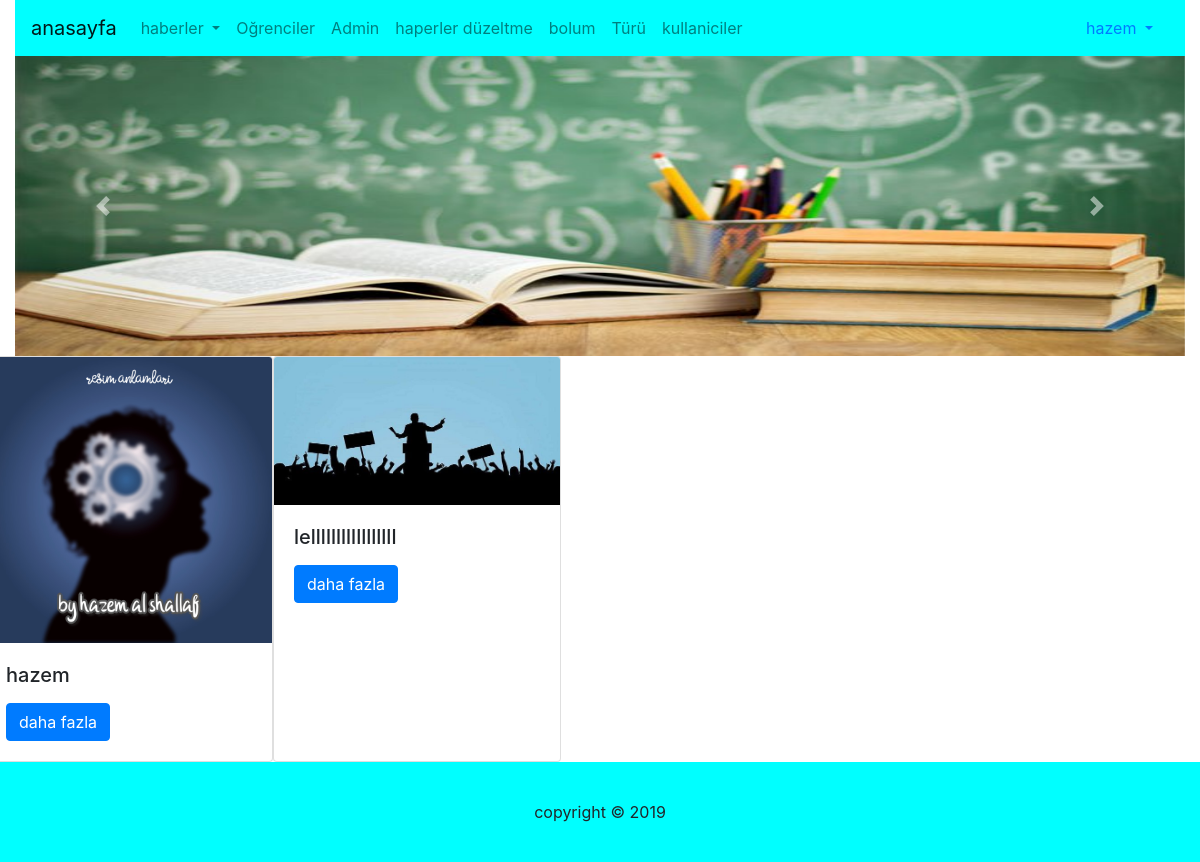
/tur.php?kullaniciadi=hazem&turad=1 (signed in), run on the app's committed database.
### tables this page shows
CREATE TABLE `kullanici` (
  `TC_NO` int(11) NOT NULL,
  `KULLANICI_ADI` varchar(50) NOT NULL,
  `SIFRE` varchar(50) NOT NULL,
  `E_POSTA` varchar(50) NOT NULL,
  `ADI` varchar(20) NOT NULL,
  `SOYADI` varchar(20) NOT NULL,
  `TELEFON` varchar(12) NOT NULL
);

CREATE TABLE `haber` (
  `HABER_ID` int(11) NOT NULL,
  `unvan` varchar(50) NOT NULL,
  `HABER_ADI` varchar(10000) NOT NULL,
  `TC_NO` int(11) DEFAULT NULL,
  `OGRENCI_NO` int(11) DEFAULT NULL,
  `TURU_ID` int(11) NOT NULL,
  `RESIM_ID` varchar(1024) DEFAULT NULL
);

### tur.php (the view, shortened to what this page needs)
<?php include("header.php"); ?>
<?php include("adminustMenu.php"); ?>
<?php include("slider.php"); ?>
<?php
	$kuladi = $_GET["kullaniciadi"];
	$turad = $_GET["turad"];
	echo'<div class="row">';
	$sql = mysql_query("select
				 HABER_ID,HABER_ADI,TURU_ID,RESIM_ID,unvan
			from haber where TURU_ID = $turad ");
			while($dizi = mysql_fetch_array($sql))
				{
		echo '
		<div class="card" style="width: 18rem;">
  <img src="resimler/'.$dizi["RESIM_ID"].'" class="card-img-top" alt="Card image cap">
  <div class="card-body">
    <h5 class="card-title">'.$dizi["unvan"].'</h5>
	<input type="hidden"  name="haberid" value="'.$dizi["HABER_ID"].'">';
	$haberid = $dizi["HABER_ID"];
    echo '<p class="card-text"></p>
    <a href="adminanahaber.php?kullaniciadi='.$kuladi.'&haberid='.$haberid.'" class="btn btn-primary stretched-link">daha fazla</a>
  </div>
</div>';
		}
		echo'</div>';?>
<?php include("footer.php"); ?>

### adminustMenu.php (shortened to what this page needs)
<div class="container-fluid" >
	<div class="row">
		<div class="col-12">
		<?php
		$kuladi = $_GET["kullaniciadi"];
				$sql1 = mysql_query("select
				*
			from kullanici where KULLANICI_ADI='$kuladi'");
			while($diz = mysql_fetch_array($sql1))
				{
				echo '<nav class="navbar navbar-expand-lg navbar-light" style="background-color:aqua;">
				<a class="navbar-brand" href="admin.php?kullaniciadi='.$kuladi.'">anasayfa</a>
				<button class="navbar-toggler" type="button" data-toggle="collapse" data-target="#navbarNavDropdown" aria-controls="navbarNavDropdown" aria-expanded="false" aria-label="Toggle navigation">
					<span class="navbar-toggler-icon"></span>
				</button>
				<div class="collapse navbar-collapse" id="navbarNavDropdown">
					<ul class="navbar-nav">
						<li class="nav-item dropdown">
							<a class="nav-link dropdown-toggle" href="#" id="navbarDropdownMenuLink" role="button" data-toggle="dropdown" aria-haspopup="true" aria-expanded="false">
							haberler
							</a>
							<div class="dropdown-menu" aria-labelledby="navbarDropdownMenuLink">';
							echo'</div>
						</li>
						<li class="nav-item">
							<a class="nav-link" href="ogrenciler.php?kullaniciadi='.$kuladi.'">Oğrenciler</a>
						</li>
						<li class="nav-item">
							<a class="nav-link" href="kullaniciler.php?kullaniciadi='.$kuladi.'">Admin</a>
						</li>
						<li class="nav-item">
							<a class="nav-link" href="adminhaperler.php?kullaniciadi='.$kuladi.'">haperler düzeltme</a>
						</li>
						<li class="nav-item">
							<a class="nav-link" href="bolum.php?kullaniciadi='.$kuladi.'">bolum </a>
						</li>
						<li class="nav-item">
							<a class="nav-link" href="turu.php?kullaniciadi='.$kuladi.'">Türü</a>
						</li>
						<li class="nav-item">
							<a class="nav-link" href="kull.php?kullaniciadi='.$kuladi.'">kullaniciler</a>
						</li>
					</ul>
				</div>
				<ul class="nav justify-content-end">
					<li class="nav-item dropdown">
						<a class="nav-link dropdown-toggle" href="#" id="navbarDropdownMenuLink" role="button" data-toggle="dropdown" aria-haspopup="true" aria-expanded="false">
							'.$diz["KULLANICI_ADI"].'
						</a>
						<div class="dropdown-menu" aria-labelledby="navbarDropdownMenuLink">
								<a class="dropdown-item" href="adminayarlar.php?kullaniciadi='.$kuladi.'">Ayarlar</a>
								<a class="dropdown-item" href="cikis.php">Çıkış</a>
						</div>
					</li>
				</ul>
					</nav>';
				}
			?>
		</div>
	</div>
</div>

### stil/stil.css (style rules this page uses)
body { margin: 0 auto ; }

### data on the page
kullanici: KULLANICI_ADI "hazem"
haber: RESIM_ID (picture), unvan "hazem"
haber: RESIM_ID (picture), unvan "lelllllllllllllllll"
